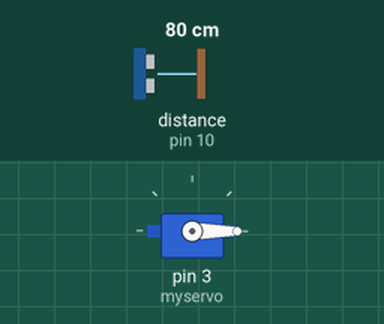
The sketch below on a simulated Arduino Uno, built with avr-gcc and run on an emulated ATmega328P. On the bench: servo. Wiring (inferred from the names in the program): ultrasonic range finder: trigger pin 9; echo pin 10. Inputs (shaded band) come from the test bench; at power-on: distance to the obstacle (sensor on pin 10) 80 cm. The echo pulse lasts 58.3 µs per cm.

Above: at 1.3 s.
1.4 s: distance to the obstacle (sensor on pin 10) set to 23 cm
2.9 s: distance to the obstacle (sensor on pin 10) set to 19 cm
At 3.6 s:
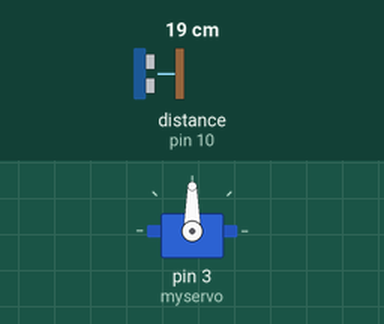
Timing chart, 0 to 10.0 s (numbered marks = the images above; inputs shaded):
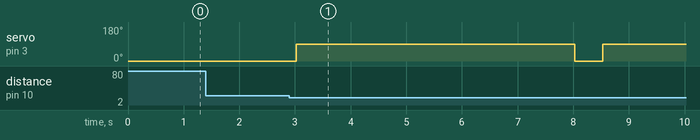

Measured:
- the behaviour switches between 21 and 20 cm on distance to the obstacle (sensor on pin 10) (found by bisection; images 0 and 1)
- after the input at 1.4 s, every drawn part: stays the same
- after the input at 2.9 s, servo on pin 3 (myservo): 0° → 90° after 0.12 s, → 0° 5.0 s later, → 90° 0.50 s later

The sketch:

SmartDustbin.ino
```cpp
#include <Servo.h>

Servo myservo;
int trigPin = 9;
int echoPin = 10;
long duration;
int distance;

void setup() {
  myservo.attach(3);
  pinMode(trigPin, OUTPUT);
  pinMode(echoPin, INPUT);
  myservo.write(0);
  Serial.begin(9600);
}

void loop() {
  digitalWrite(trigPin, LOW);
  delayMicroseconds(2);

  digitalWrite(trigPin, HIGH);
  delayMicroseconds(10);
  digitalWrite(trigPin, LOW);

  duration = pulseIn(echoPin, HIGH);
  distance = duration * 0.034 / 2;

  if (distance < 20) {
    myservo.write(90); // Open lid
    delay(5000);       // Wait 5 sec
    myservo.write(0);  // Close lid
  }
  delay(500);
}
```
